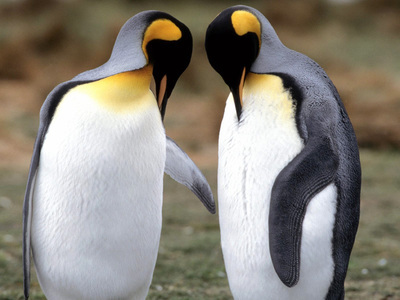
#> input picture MINE_PY27/ThePracticeOfML/SeondEditionMaster/test6.jpg, 400 x 300 px
$ python 10-39.py
#> lines starting #> are read from the running program, lines starting #| are printed output that depends on the picture
# -*- coding: utf-8 -*-
#非线性锐化滤波，sobel算子变换
#code:myhaspl@myhaspl.com
#10-39.py
import cv2

fn="test6.jpg"
myimg=cv2.imread(fn)
#> myimg is the input picture: shape (300, 400, 3); mean B, G, R 123.6, 133.1, 138.5
img=cv2.cvtColor(myimg,cv2.COLOR_BGR2GRAY)
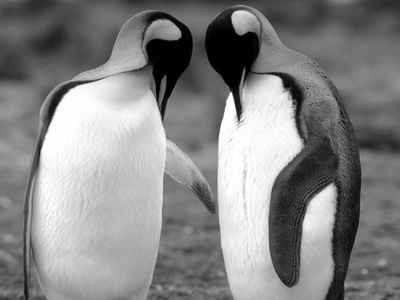
#> img: shape (300, 400); min 0, max 255, mean 133.6

jgimg=cv2.Sobel(img,0,1,1)
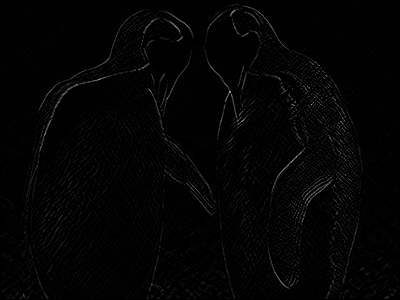
#> jgimg: shape (300, 400); min 0, max 168, mean 3.6
cv2.imshow('src',img)
cv2.imshow('dst',jgimg)
cv2.waitKey()
cv2.destroyAllWindows()

$ run again, with MINE_PY27/ThePracticeOfML/SeondEditionMaster/test1.jpg copied over MINE_PY27/ThePracticeOfML/SeondEditionMaster/test6.jpg
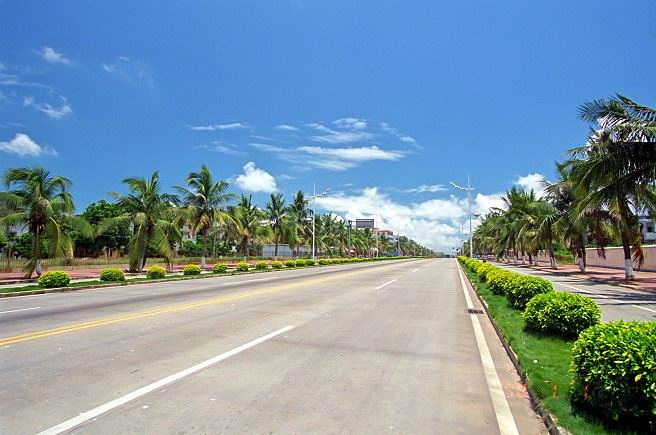
#> input picture MINE_PY27/ThePracticeOfML/SeondEditionMaster/test1.jpg, 656 x 435 px
#> myimg is the input picture: shape (435, 656, 3); mean B, G, R 163.1, 147.9, 122.4
#> `img=cv2.cvtColor(myimg,cv2.COLOR_BGR2GRAY)`:
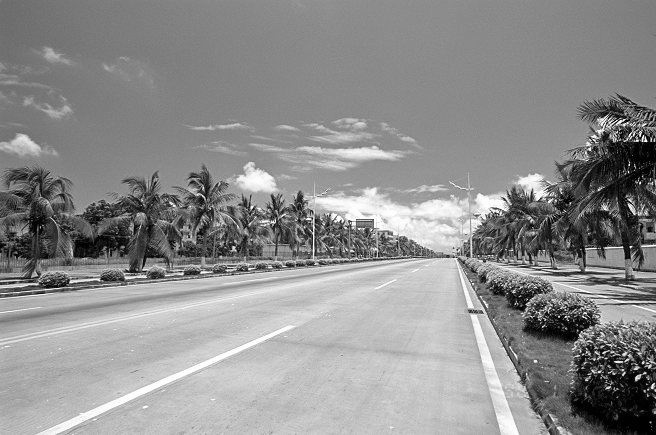
#> img: shape (435, 656); min 0, max 255, mean 142
#> `jgimg=cv2.Sobel(img,0,1,1)`:
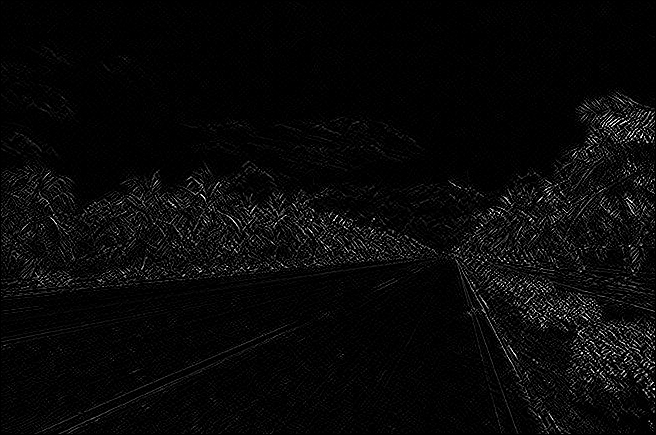
#> jgimg: shape (435, 656); min 0, max 255, mean 8.7

$ run again, with MINE_PY27/ThePracticeOfML/SeondEditionMaster/test112.jpg copied over MINE_PY27/ThePracticeOfML/SeondEditionMaster/test6.jpg
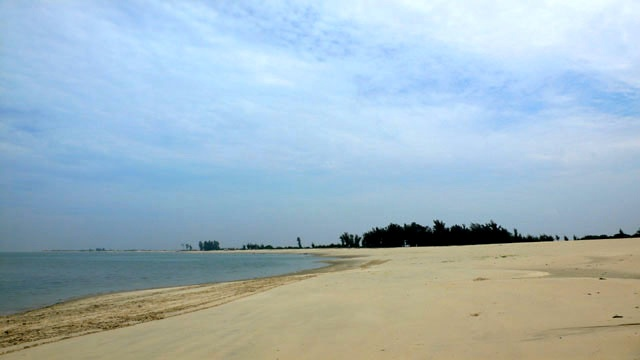
#> input picture MINE_PY27/ThePracticeOfML/SeondEditionMaster/test112.jpg, 640 x 360 px
#> myimg is the input picture: shape (360, 640, 3); mean B, G, R 192, 181.7, 160.6
#> `img=cv2.cvtColor(myimg,cv2.COLOR_BGR2GRAY)`:
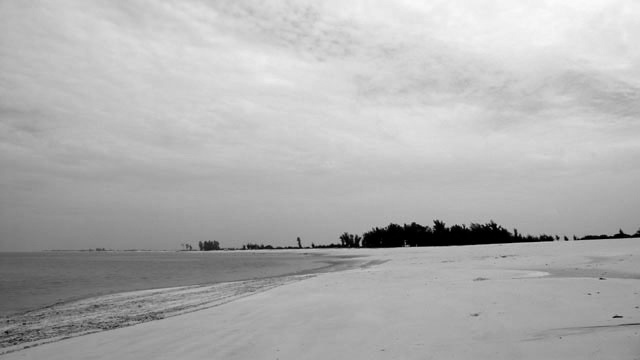
#> img: shape (360, 640); min 0, max 251, mean 176.6
#> `jgimg=cv2.Sobel(img,0,1,1)`:
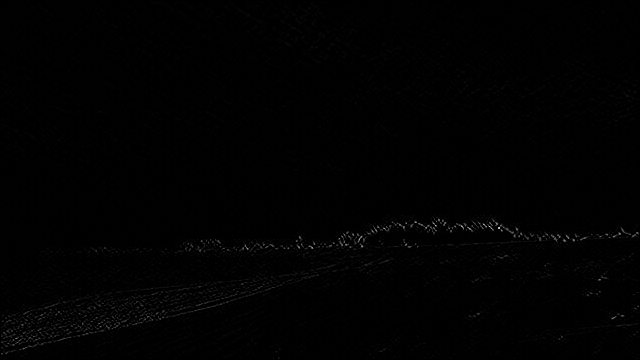
#> jgimg: shape (360, 640); min 0, max 211, mean 1.3

$ run again, with MINE_PY27/ThePracticeOfML/SeondEditionMaster/test2.jpg copied over MINE_PY27/ThePracticeOfML/SeondEditionMaster/test6.jpg
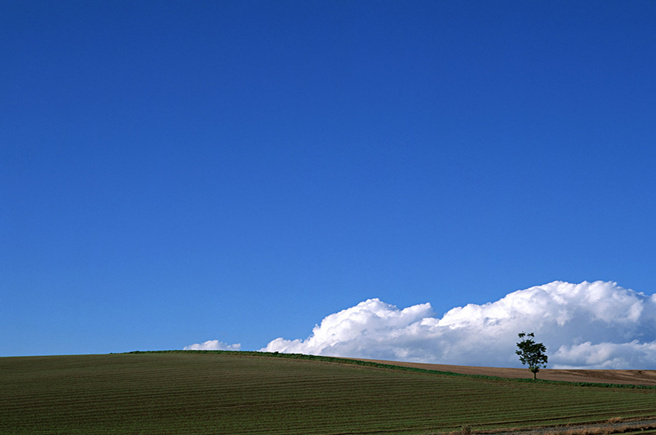
#> input picture MINE_PY27/ThePracticeOfML/SeondEditionMaster/test2.jpg, 656 x 435 px
#> myimg is the input picture: shape (435, 656, 3); mean B, G, R 162.9, 99.8, 59.6
#> `img=cv2.cvtColor(myimg,cv2.COLOR_BGR2GRAY)`:
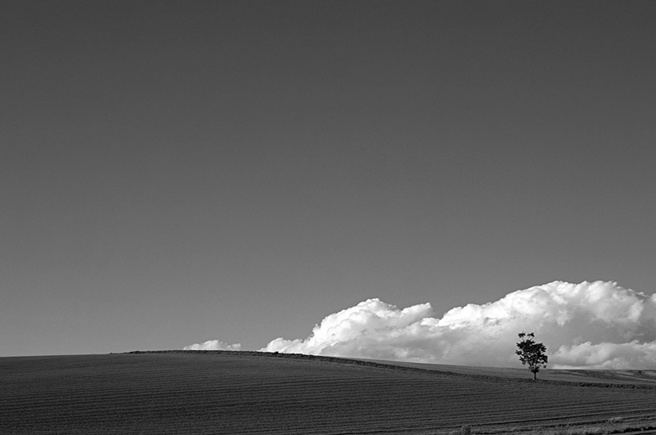
#> img: shape (435, 656); min 0, max 255, mean 95
#> `jgimg=cv2.Sobel(img,0,1,1)`:
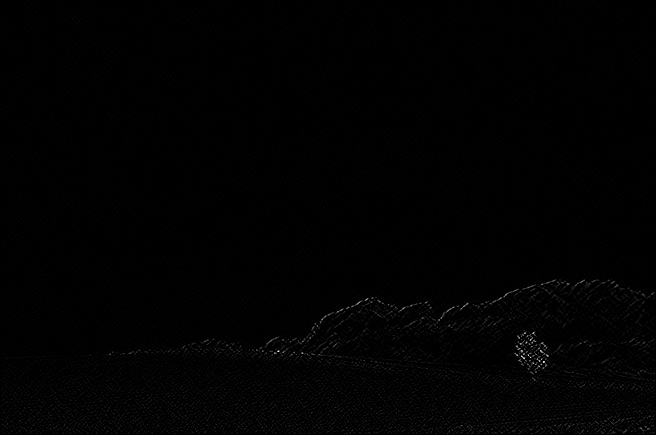
#> jgimg: shape (435, 656); min 0, max 240, mean 1.7
